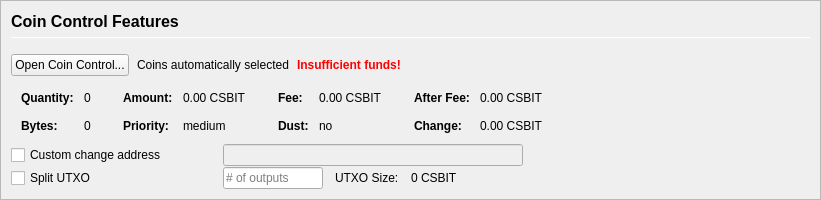
         <widget class="QFrame" name="frameCoinControl">
          <property name="sizePolicy">
           <sizepolicy hsizetype="Expanding" vsizetype="Expanding">
            <horstretch>0</horstretch>
            <verstretch>0</verstretch>
           </sizepolicy>
          </property>
          <property name="maximumSize">
           <size>
            <width>16777215</width>
            <height>16777215</height>
           </size>
          </property>
          <property name="frameShape">
           <enum>QFrame::StyledPanel</enum>
          </property>
          <property name="frameShadow">
           <enum>QFrame::Sunken</enum>
          </property>
          <layout class="QVBoxLayout" name="verticalLayoutCoinControl2">
           <property name="spacing">
            <number>0</number>
           </property>
           <property name="margin">
            <number>0</number>
           </property>
           <item>
            <widget class="QFrame" name="frameCoinControl_BG">
             <layout class="QVBoxLayout" name="verticalLayoutCoinControl" stretch="0,0,0,0,0,0">
              <property name="spacing">
               <number>1</number>
              </property>
              <property name="leftMargin">
               <number>10</number>
              </property>
              <property name="topMargin">
               <number>10</number>
              </property>
              <item>
               <layout class="QHBoxLayout" name="horizontalLayoutCoinControl1">
                <property name="bottomMargin">
                 <number>15</number>
                </property>
                <item>
                 <layout class="QVBoxLayout" name="verticalLayout_3">
                  <property name="spacing">
                   <number>6</number>
                  </property>
                  <item>
                   <widget class="QLabel" name="labelCoinControlFeatures">
                    <property name="sizePolicy">
                     <sizepolicy hsizetype="Preferred" vsizetype="Maximum">
                      <horstretch>0</horstretch>
                      <verstretch>0</verstretch>
                     </sizepolicy>
                    </property>
                    <property name="minimumSize">
                     <size>
                      <width>0</width>
                      <height>20</height>
                     </size>
                    </property>
                    <property name="font">
                     <font>
                      <pointsize>12</pointsize>
                      <weight>75</weight>
                      <bold>true</bold>
                     </font>
                    </property>
                    <property name="styleSheet">
                     <string notr="true">font-weight:bold;</string>
                    </property>
                    <property name="text">
                     <string>Coin Control Features</string>
                    </property>
                   </widget>
                  </item>
                  <item>
                   <widget class="Line" name="line">
                    <property name="minimumSize">
                     <size>
                      <width>0</width>
                      <height>1</height>
                     </size>
                    </property>
                    <property name="maximumSize">
                     <size>
                      <width>16777215</width>
                      <height>1</height>
                     </size>
                    </property>
                    <property name="orientation">
                     <enum>Qt::Horizontal</enum>
                    </property>
                   </widget>
                  </item>
                 </layout>
                </item>
               </layout>
              </item>
              <item>
               <layout class="QHBoxLayout" name="horizontalLayoutCoinControl2" stretch="0,0,0,0">
                <property name="spacing">
                 <number>8</number>
                </property>
                <property name="bottomMargin">
                 <number>10</number>
                </property>
                <item>
                 <widget class="QPushButton" name="pushButtonCoinControl">
                  <property name="styleSheet">
                   <string notr="true"/>
                  </property>
                  <property name="text">
                   <string>Open Coin Control...</string>
                  </property>
                  <property name="autoDefault">
                   <bool>false</bool>
                  </property>
                 </widget>
                </item>
                <item>
                 <widget class="QLabel" name="labelCoinControlAutomaticallySelected">
                  <property name="text">
                   <string>Coins automatically selected</string>
                  </property>
                  <property name="margin">
                   <number>5</number>
                  </property>
                 </widget>
                </item>
                <item>
                 <widget class="QLabel" name="labelCoinControlInsuffFunds">
                  <property name="font">
                   <font>
                    <weight>75</weight>
                    <bold>true</bold>
                   </font>
                  </property>
                  <property name="styleSheet">
                   <string notr="true">color:red;font-weight:bold;</string>
                  </property>
                  <property name="text">
                   <string>Insufficient funds!</string>
                  </property>
                  <property name="margin">
                   <number>5</number>
                  </property>
                 </widget>
                </item>
                <item>
                 <spacer name="horizontalSpacerCoinControl">
                  <property name="orientation">
                   <enum>Qt::Horizontal</enum>
                  </property>
                  <property name="sizeHint" stdset="0">
                   <size>
                    <width>40</width>
                    <height>1</height>
                   </size>
                  </property>
                 </spacer>
                </item>
               </layout>
              </item>
              <item>
               <widget class="QWidget" name="widgetCoinControl" native="true">
                <property name="sizePolicy">
                 <sizepolicy hsizetype="Preferred" vsizetype="Preferred">
                  <horstretch>0</horstretch>
                  <verstretch>0</verstretch>
                 </sizepolicy>
                </property>
                <property name="minimumSize">
                 <size>
                  <width>0</width>
                  <height>0</height>
                 </size>
                </property>
                <property name="styleSheet">
                 <string notr="true"/>
                </property>
                <layout class="QHBoxLayout" name="horizontalLayoutCoinControl5">
                 <property name="margin">
                  <number>0</number>
                 </property>
                 <item>
                  <layout class="QHBoxLayout" name="horizontalLayoutCoinControl3" stretch="0,0,0,1">
                   <property name="spacing">
                    <number>20</number>
                   </property>
                   <property name="topMargin">
                    <number>0</number>
                   </property>
                   <property name="bottomMargin">
                    <number>10</number>
                   </property>
                   <item>
                    <layout class="QFormLayout" name="formLayoutCoinControl1">
                     <property name="horizontalSpacing">
                      <number>10</number>
                     </property>
                     <property name="verticalSpacing">
                      <number>14</number>
                     </property>
                     <property name="leftMargin">
                      <number>10</number>
                     </property>
                     <property name="topMargin">
                      <number>4</number>
                     </property>
                     <property name="rightMargin">
                      <number>6</number>
                     </property>
                     <item row="0" column="0">
                      <widget class="QLabel" name="labelCoinControlQuantityText">
                       <property name="font">
                        <font>
                         <weight>75</weight>
                         <bold>true</bold>
                        </font>
                       </property>
                       <property name="text">
                        <string>Quantity:</string>
                       </property>
                       <property name="margin">
                        <number>0</number>
                       </property>
                      </widget>
                     </item>
                     <item row="0" column="1">
                      <widget class="QLabel" name="labelCoinControlQuantity">
                       <property name="cursor">
                        <cursorShape>IBeamCursor</cursorShape>
                       </property>
                       <property name="contextMenuPolicy">
                        <enum>Qt::ActionsContextMenu</enum>
                       </property>
                       <property name="text">
                        <string notr="true">0</string>
                       </property>
                       <property name="margin">
                        <number>0</number>
                       </property>
                       <property name="textInteractionFlags">
                        <set>Qt::LinksAccessibleByMouse|Qt::TextSelectableByKeyboard|Qt::TextSelectableByMouse</set>
                       </property>
                      </widget>
                     </item>
                     <item row="1" column="0">
                      <widget class="QLabel" name="labelCoinControlBytesText">
                       <property name="font">
                        <font>
                         <weight>75</weight>
                         <bold>true</bold>
                        </font>
                       </property>
                       <property name="text">
                        <string>Bytes:</string>
                       </property>
                      </widget>
                     </item>
                     <item row="1" column="1">
                      <widget class="QLabel" name="labelCoinControlBytes">
                       <property name="cursor">
                        <cursorShape>IBeamCursor</cursorShape>
                       </property>
                       <property name="contextMenuPolicy">
                        <enum>Qt::ActionsContextMenu</enum>
                       </property>
                       <property name="text">
                        <string notr="true">0</string>
                       </property>
                       <property name="textInteractionFlags">
                        <set>Qt::LinksAccessibleByMouse|Qt::TextSelectableByKeyboard|Qt::TextSelectableByMouse</set>
                       </property>
                      </widget>
                     </item>
                    </layout>
                   </item>
                   <item>
                    <layout class="QFormLayout" name="formLayoutCoinControl2">
                     <property name="horizontalSpacing">
                      <number>10</number>
                     </property>
                     <property name="verticalSpacing">
                      <number>14</number>
                     </property>
                     <property name="leftMargin">
                      <number>6</number>
                     </property>
                     <property name="topMargin">
                      <number>4</number>
                     </property>
                     <property name="rightMargin">
                      <number>6</number>
                     </property>
                     <item row="0" column="0">
                      <widget class="QLabel" name="labelCoinControlAmountText">
                       <property name="font">
                        <font>
                         <weight>75</weight>
                         <bold>true</bold>
                        </font>
                       </property>
                       <property name="text">
                        <string>Amount:</string>
                       </property>
                       <property name="margin">
                        <number>0</number>
                       </property>
                      </widget>
                     </item>
                     <item row="0" column="1">
                      <widget class="QLabel" name="labelCoinControlAmount">
                       <property name="cursor">
                        <cursorShape>IBeamCursor</cursorShape>
                       </property>
                       <property name="contextMenuPolicy">
                        <enum>Qt::ActionsContextMenu</enum>
                       </property>
                       <property name="text">
                        <string notr="true">0.00 CSBIT</string>
                       </property>
                       <property name="textInteractionFlags">
                        <set>Qt::LinksAccessibleByMouse|Qt::TextSelectableByKeyboard|Qt::TextSelectableByMouse</set>
                       </property>
                      </widget>
                     </item>
                     <item row="1" column="0">
                      <widget class="QLabel" name="labelCoinControlPriorityText">
                       <property name="font">
                        <font>
                         <weight>75</weight>
                         <bold>true</bold>
                        </font>
                       </property>
                       <property name="text">
                        <string>Priority:</string>
                       </property>
                      </widget>
                     </item>
                     <item row="1" column="1">
                      <widget class="QLabel" name="labelCoinControlPriority">
                       <property name="cursor">
                        <cursorShape>IBeamCursor</cursorShape>
                       </property>
                       <property name="contextMenuPolicy">
                        <enum>Qt::ActionsContextMenu</enum>
                       </property>
                       <property name="text">
                        <string>medium</string>
                       </property>
                       <property name="textInteractionFlags">
                        <set>Qt::LinksAccessibleByMouse|Qt::TextSelectableByKeyboard|Qt::TextSelectableByMouse</set>
                       </property>
                      </widget>
                     </item>
                    </layout>
                   </item>
                   <item>
                    <layout class="QFormLayout" name="formLayoutCoinControl3">
                     <property name="horizontalSpacing">
                      <number>10</number>
                     </property>
                     <property name="verticalSpacing">
                      <number>14</number>
                     </property>
                     <property name="leftMargin">
                      <number>6</number>
                     </property>
                     <property name="topMargin">
                      <number>4</number>
                     </property>
                     <property name="rightMargin">
                      <number>6</number>
                     </property>
                     <item row="0" column="0">
                      <widget class="QLabel" name="labelCoinControlFeeText">
                       <property name="font">
                        <font>
                         <weight>75</weight>
                         <bold>true</bold>
                        </font>
                       </property>
                       <property name="text">
                        <string>Fee:</string>
                       </property>
                       <property name="margin">
                        <number>0</number>
                       </property>
                      </widget>
                     </item>
                     <item row="0" column="1">
                      <widget class="QLabel" name="labelCoinControlFee">
                       <property name="cursor">
                        <cursorShape>IBeamCursor</cursorShape>
                       </property>
                       <property name="contextMenuPolicy">
                        <enum>Qt::ActionsContextMenu</enum>
                       </property>
                       <property name="text">
                        <string notr="true">0.00 CSBIT</string>
                       </property>
                       <property name="textInteractionFlags">
                        <set>Qt::LinksAccessibleByMouse|Qt::TextSelectableByKeyboard|Qt::TextSelectableByMouse</set>
                       </property>
                      </widget>
                     </item>
                     <item row="1" column="0">
                      <widget class="QLabel" name="labelCoinControlLowOutputText">
                       <property name="font">
                        <font>
                         <weight>75</weight>
                         <bold>true</bold>
                        </font>
                       </property>
                       <property name="text">
                        <string>Dust:</string>
                       </property>
                      </widget>
                     </item>
                     <item row="1" column="1">
                      <widget class="QLabel" name="labelCoinControlLowOutput">
                       <property name="cursor">
                        <cursorShape>IBeamCursor</cursorShape>
                       </property>
                       <property name="contextMenuPolicy">
                        <enum>Qt::ActionsContextMenu</enum>
                       </property>
                       <property name="text">
                        <string>no</string>
                       </property>
                       <property name="textInteractionFlags">
                        <set>Qt::LinksAccessibleByMouse|Qt::TextSelectableByKeyboard|Qt::TextSelectableByMouse</set>
                       </property>
                      </widget>
                     </item>
                    </layout>
                   </item>
                   <item>
                    <layout class="QFormLayout" name="formLayoutCoinControl4">
                     <property name="horizontalSpacing">
                      <number>10</number>
                     </property>
                     <property name="verticalSpacing">
                      <number>14</number>
                     </property>
                     <property name="leftMargin">
                      <number>6</number>
                     </property>
                     <property name="topMargin">
                      <number>4</number>
                     </property>
                     <property name="rightMargin">
                      <number>6</number>
                     </property>
                     <item row="0" column="0">
                      <widget class="QLabel" name="labelCoinControlAfterFeeText">
                       <property name="font">
                        <font>
                         <weight>75</weight>
                         <bold>true</bold>
                        </font>
                       </property>
                       <property name="text">
                        <string>After Fee:</string>
                       </property>
                       <property name="margin">
                        <number>0</number>
                       </property>
                      </widget>
                     </item>
                     <item row="0" column="1">
                      <widget class="QLabel" name="labelCoinControlAfterFee">
                       <property name="cursor">
                        <cursorShape>IBeamCursor</cursorShape>
                       </property>
                       <property name="contextMenuPolicy">
                        <enum>Qt::ActionsContextMenu</enum>
                       </property>
                       <property name="text">
                        <string notr="true">0.00 CSBIT</string>
                       </property>
                       <property name="textInteractionFlags">
                        <set>Qt::LinksAccessibleByMouse|Qt::TextSelectableByKeyboard|Qt::TextSelectableByMouse</set>
                       </property>
                      </widget>
                     </item>
                     <item row="1" column="0">
                      <widget class="QLabel" name="labelCoinControlChangeText">
                       <property name="font">
                        <font>
                         <weight>75</weight>
                         <bold>true</bold>
                        </font>
                       </property>
                       <property name="text">
                        <string>Change:</string>
                       </property>
                      </widget>
                     </item>
                     <item row="1" column="1">
                      <widget class="QLabel" name="labelCoinControlChange">
                       <property name="cursor">
                        <cursorShape>IBeamCursor</cursorShape>
                       </property>
                       <property name="contextMenuPolicy">
                        <enum>Qt::ActionsContextMenu</enum>
                       </property>
                       <property name="text">
                        <string notr="true">0.00 CSBIT</string>
                       </property>
                       <property name="textInteractionFlags">
                        <set>Qt::LinksAccessibleByMouse|Qt::TextSelectableByKeyboard|Qt::TextSelectableByMouse</set>
                       </property>
                      </widget>
                     </item>
                    </layout>
                   </item>
                  </layout>
                 </item>
                </layout>
               </widget>
              </item>
              <item>
               <layout class="QHBoxLayout" name="horizontalLayoutCoinControl4">
                <property name="spacing">
                 <number>12</number>
                </property>
                <property name="sizeConstraint">
                 <enum>QLayout::SetDefaultConstraint</enum>
                </property>
                <property name="topMargin">
                 <number>0</number>
                </property>
                <property name="rightMargin">
                 <number>0</number>
                </property>
                <item>
                 <widget class="QCheckBox" name="checkBoxCoinControlChange">
                  <property name="sizePolicy">
                   <sizepolicy hsizetype="Preferred" vsizetype="Preferred">
                    <horstretch>0</horstretch>
                    <verstretch>0</verstretch>
                   </sizepolicy>
                  </property>
                  <property name="minimumSize">
                   <size>
                    <width>200</width>
                    <height>0</height>
                   </size>
                  </property>
                  <property name="maximumSize">
                   <size>
                    <width>200</width>
                    <height>16777215</height>
                   </size>
                  </property>
                  <property name="toolTip">
                   <string>If this is activated, but the change address is empty or invalid, change will be sent to a newly generated address.</string>
                  </property>
                  <property name="text">
                   <string>Custom change address</string>
                  </property>
                 </widget>
                </item>
                <item>
                 <widget class="QValidatedLineEdit" name="lineEditCoinControlChange">
                  <property name="enabled">
                   <bool>false</bool>
                  </property>
                  <property name="sizePolicy">
                   <sizepolicy hsizetype="Preferred" vsizetype="Preferred">
                    <horstretch>0</horstretch>
                    <verstretch>0</verstretch>
                   </sizepolicy>
                  </property>
                  <property name="minimumSize">
                   <size>
                    <width>300</width>
                    <height>0</height>
                   </size>
                  </property>
                 </widget>
                </item>
                <item>
                 <widget class="QLabel" name="labelCoinControlChangeLabel">
                  <property name="sizePolicy">
                   <sizepolicy hsizetype="Preferred" vsizetype="Preferred">
                    <horstretch>0</horstretch>
                    <verstretch>0</verstretch>
                   </sizepolicy>
                  </property>
                  <property name="minimumSize">
                   <size>
                    <width>100</width>
                    <height>0</height>
                   </size>
                  </property>
                  <property name="text">
                   <string/>
                  </property>
                  <property name="margin">
                   <number>3</number>
                  </property>
                 </widget>
                </item>
               </layout>
              </item>
              <item>
               <layout class="QHBoxLayout" name="horizontalLayoutCoinControl6">
                <property name="spacing">
                 <number>12</number>
                </property>
                <property name="rightMargin">
                 <number>0</number>
                </property>
                <item>
                 <widget class="QCheckBox" name="splitBlockCheckBox">
                  <property name="sizePolicy">
                   <sizepolicy hsizetype="Preferred" vsizetype="Preferred">
                    <horstretch>0</horstretch>
                    <verstretch>0</verstretch>
                   </sizepolicy>
                  </property>
                  <property name="minimumSize">
                   <size>
                    <width>200</width>
                    <height>0</height>
                   </size>
                  </property>
                  <property name="maximumSize">
                   <size>
                    <width>200</width>
                    <height>16777215</height>
                   </size>
                  </property>
                  <property name="text">
                   <string>Split UTXO</string>
                  </property>
                 </widget>
                </item>
                <item>
                 <widget class="QLineEdit" name="splitBlockLineEdit">
                  <property name="sizePolicy">
                   <sizepolicy hsizetype="Preferred" vsizetype="Preferred">
                    <horstretch>50</horstretch>
                    <verstretch>0</verstretch>
                   </sizepolicy>
                  </property>
                  <property name="minimumSize">
                   <size>
                    <width>100</width>
                    <height>0</height>
                   </size>
                  </property>
                  <property name="maximumSize">
                   <size>
                    <width>100</width>
                    <height>16777215</height>
                   </size>
                  </property>
                  <property name="placeholderText">
                   <string># of outputs</string>
                  </property>
                 </widget>
                </item>
                <item>
                 <widget class="QLabel" name="labelBlockSizeText">
                  <property name="text">
                   <string>UTXO Size:</string>
                  </property>
                 </widget>
                </item>
                <item>
                 <widget class="QLabel" name="labelBlockSize">
                  <property name="text">
                   <string>0 CSBIT</string>
                  </property>
                 </widget>
                </item>
                <item>
                 <spacer name="horizontalSpacer_7">
                  <property name="orientation">
                   <enum>Qt::Horizontal</enum>
                  </property>
                  <property name="sizeHint" stdset="0">
                   <size>
                    <width>40</width>
                    <height>20</height>
                   </size>
                  </property>
                 </spacer>
                </item>
               </layout>
              </item>
              <item>
               <spacer name="verticalSpacerCoinControl">
                <property name="orientation">
                 <enum>Qt::Vertical</enum>
                </property>
                <property name="sizeHint" stdset="0">
                 <size>
                  <width>800</width>
                  <height>1</height>
                 </size>
                </property>
               </spacer>
              </item>
             </layout>
            </widget>
           </item>
          </layout>
         </widget>
